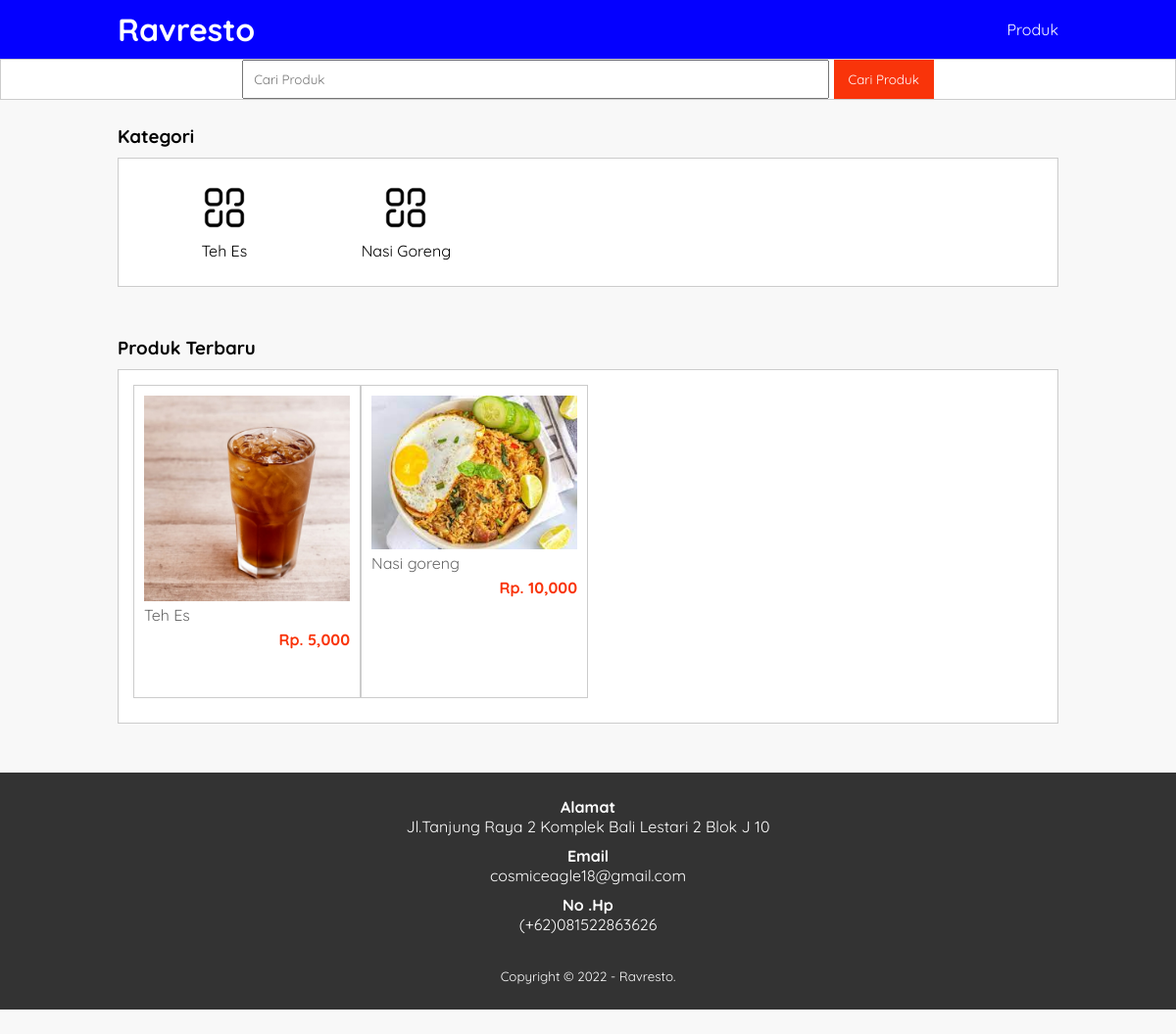
The page / on the database its author committed.
### tables this page shows
CREATE TABLE `tb_category` (
  `category_id` int(11) NOT NULL,
  `category_name` varchar(25) NOT NULL
);

CREATE TABLE `tb_product` (
  `product_id` int(11) NOT NULL,
  `category_id` int(11) NOT NULL,
  `product_name` varchar(100) NOT NULL,
  `product_price` int(11) NOT NULL,
  `product_description` text NOT NULL,
  `product_image` varchar(100) NOT NULL,
  `product_status` tinyint(1) NOT NULL,
  `data_created` timestamp NOT NULL DEFAULT current_timestamp()
);

### index.php (the view, shortened to what this page needs)
<?php
    include 'db.php';
    $kontak = mysqli_query($conn, "SELECT admin_telp, admin_email, admin_address FROM tb_admin WHERE admin_id = 1");
    $a = mysqli_fetch_object($kontak);
?>
<!DOCTYPE html>
<html lang="en">
<head>
    <link rel="stylesheet" type="text/css" href="css/style.css">
</head>
<body>
    <header>
        <div class="container">
            <h1><a href="index.php">Ravresto</a></h1>
            <ul>
                <li><a href="produk.php">Produk</a></li>
            </ul>
        </div>
    </header>
    <div class="search">
        <div class="container">
            <form action="produk.php">
                <input type="text" name="search" placeholder="Cari Produk">
                <input type="submit" name="Cari" value="Cari Produk">
            </form>
        </div>
    </div>
    <div class="section">
        <div class="container">
            <h3>Kategori</h3>
            <div class="box">
                <?php
                    $kategori = mysqli_query($conn, "SELECT * FROM tb_category ORDER BY category_id DESC");
                    if(mysqli_num_rows($kategori) > 0){
                        while($k = mysqli_fetch_array($kategori)){
                ?>
                    <a href="produk.php?kat=<?php echo $k['category_id'] ?>">
                        <div class="col-5">
                            <img src="img/kategori.png" width="50px" style="margin-bottom: 5px;">
                            <p><?php echo $k['category_name'] ?></p>
                        </div>
                    </a>
            <?php }}else{ ?>
                <p>Kategori Tidak Ada</p>
            <?php } ?>
        </div>
    </div>
    <div class="section">
        <div class="container">
            <h3>Produk Terbaru</h3>
            <div class="box">
                <?php
                    $produk = mysqli_query($conn, "SELECT * FROM tb_product WHERE product_status = 1 ORDER BY product_id DESC LIMIT 8");
                    if(mysqli_num_rows($produk) > 0){
                        while($p = mysqli_fetch_array($produk)){
                ?>
                    <a href="detail-produk.php?id=<?php echo $p['product_id'] ?>">
                        <div class="col-4">
                            <img src="produk/<?php echo $p['product_image'] ?>">
                            <p class="nama"><?php echo substr( $p['product_name'], 0, 30) ?></p>
                            <p class="harga">Rp. <?php echo number_format($p['product_price'])  ?></p>
                        </div>
                    </a>
                <?php }}else{ ?>
                    <p>Produk tidak ada</p>
                <?php } ?>
            </div>
        </div>
    </div>
    <div class="footer">
        <div class="container">
            <h4>Alamat</h4>
            <p><?php echo $a->admin_address ?></p>
            <h4>Email</h4>
            <p><?php echo $a->admin_email ?></p>
            <h4>No .Hp</h4>
            <p>(+62)<?php echo $a->admin_telp ?></p>
            <small>Copyright &copy; 2022 - Ravresto.</small>
        </div>
    </div>
</body>
</html>

### css/style.css (style rules this page uses)
* { padding: 0; margin: 0; font-family: 'Quicksand', sans-serif; }
body { background-color: #f8f8f8; }
a { color: inherit; text-decoration: none; }
header { background-color: #0400ff; color: #fff; }
header h1 { float: left; padding: 10px 0; }
header ul { float: right; }
header ul li { display: inline-block; }
header ul li a { padding: 20px 0 20px 15px; display: inline-block; }
.container { width: 80%; margin: 0 auto; }
.container::after { content: ''; display: block; clear: both; }
.section { padding: 25px 0; }
.box { background-color: #fff; border: 1px solid #ccc; padding: 15px; box-sizing: border-box; margin: 10px 0 25px 0; }
.box::after { content: ''; display: block; clear: both; }
.search { padding: 15 0; background-color: #fff; border: 1px solid #ccc; text-align: center; }
.search input[type='text'] { width: 60%; padding: 10px; }
.search input[type='submit'] { padding: 12px 15px; background-color: #f9340a; color: #fff; border: none; cursor: pointer; }
.col-5 { width: 20%; height: 100px; text-align: center; float: left; padding: 10px; box-sizing: border-box; }
.col-4 { width: 25%; height: 320px; border: 1px solid #ccc; float: left; padding: 10px; box-sizing: border-box; margin-bottom: 10px; }
.col-4 img { width: 100%; }
.col-4 .nama { color: #666; margin-bottom: 5px; }
.col-4 .harga { font-weight: bold; color: #f9340a; float: right; }
.footer { padding: 25px 0; background-color: #333; color: #fff; text-align: center; }
.footer p { margin-bottom: 10px; }
.footer small { margin-top: 25px; display: inline-block; }

### rows shown on the page
tb_category: category_name "Teh Es"
tb_category: category_name "Nasi Goreng"
tb_product: product_image (picture), product_name "Teh Es", product_price "5,000"
tb_product: product_image (picture), product_name "Nasi goreng", product_price "10,000"

### other values the page prints
$a->admin_address "Jl.Tanjung Raya 2 Komplek Bali Lestari 2 Blok J 10"
$a->admin_email "cosmiceagle18@gmail.com"
$a->admin_telp "081522863626"
